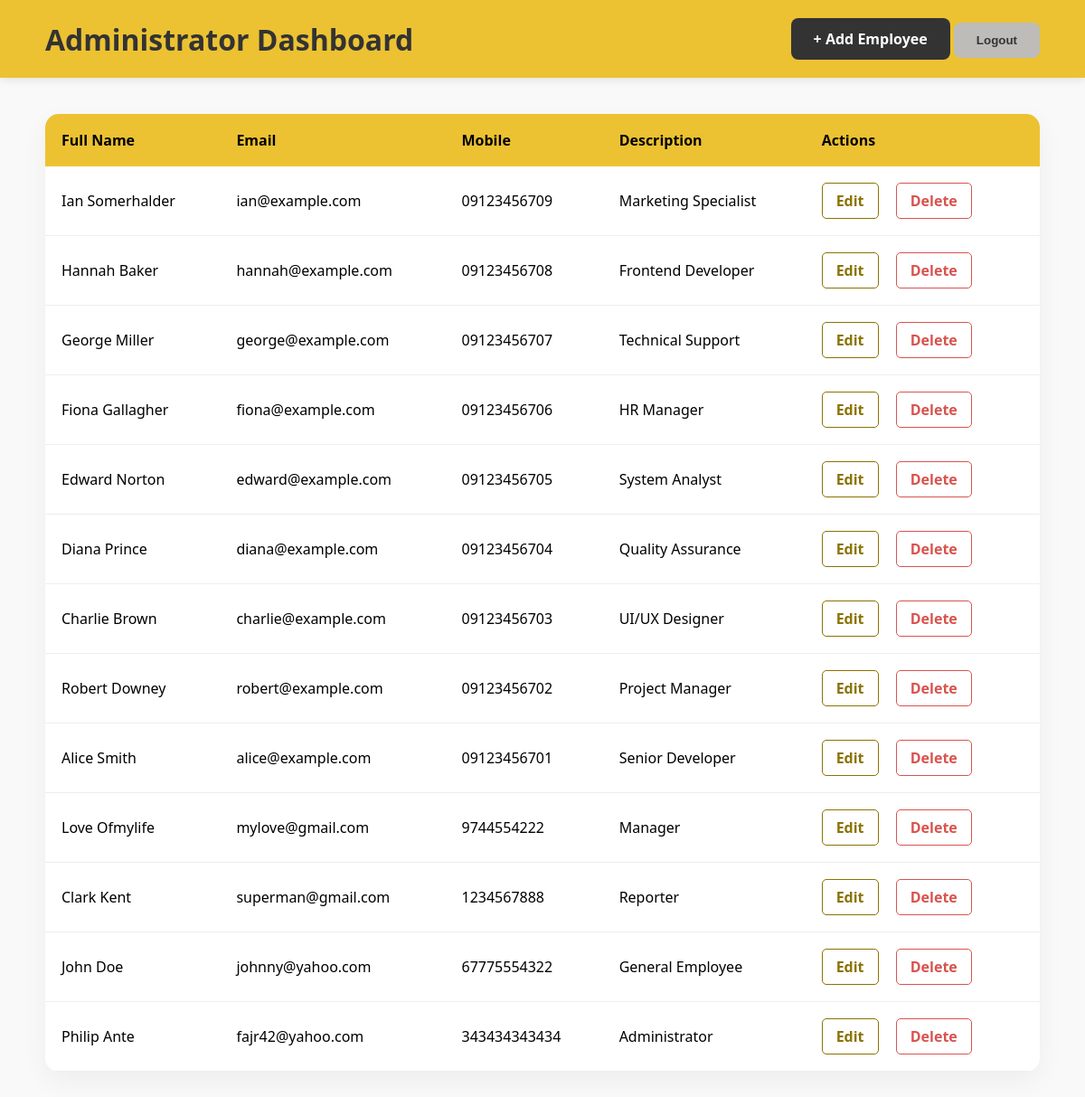
Page /viewusers.php on the committed database.
### tables this page shows
CREATE TABLE `users` (
  `id` int(11) NOT NULL AUTO_INCREMENT,
  `is_admin` int(1) NOT NULL DEFAULT 0,
  `first_name` varchar(100) DEFAULT NULL,
  `last_name` varchar(150) NOT NULL,
  `username` varchar(150) NOT NULL,
  `email` varchar(100) DEFAULT NULL,
  `password` varchar(150) NOT NULL,
  `mobile` varchar(15) DEFAULT NULL,
  `emp_desc` text DEFAULT NULL,
  `created_at` timestamp NOT NULL DEFAULT CURRENT_TIMESTAMP,
  PRIMARY KEY (`id`)
);

### viewusers.php (the view, shortened to what this page needs)
<?php
include_once("config.php");
$result = mysqli_query($conn, "SELECT * FROM users ORDER BY id DESC");
?>
<!DOCTYPE html>
<html>
<head>
</head>
<body>
    <div class="header">
        <h1>Administrator Dashboard</h1>
        <div>
            <a href="add.php" class="btn btn-add">+ Add Employee</a>
            <button onclick="showLogoutModal()" class="btn btn-logout">Logout</button>
        </div>
    </div>
    <div class="container">
        <table>
            <tr>
                <th>Full Name</th>
                <th>Email</th>
                <th>Mobile</th>
                <th>Description</th>
                <th>Actions</th>
            </tr>
            <?php while($user = mysqli_fetch_array($result)) { ?>
            <tr>
                <td><?php echo htmlspecialchars(($user['first_name'] ?? '') . ' ' . ($user['last_name'] ?? '')); ?></td>
                <td><?php echo htmlspecialchars($user['email'] ?? ''); ?></td>
                <td><?php echo htmlspecialchars($user['mobile'] ?? 'N/A'); ?></td>
                <td><?php echo htmlspecialchars($user['emp_desc'] ?? ''); ?></td>
                <td class="actions">
                    <a href="edit.php?id=<?php echo $user['id']; ?>" class="edit">Edit</a>
                    <a class="delete" onclick="showDeleteModal(<?php echo $user['id']; ?>)">Delete</a>
                </td>
            </tr>
            <?php } ?>
        </table>
    </div>
</body>
</html>

### viewusers.php (style rules this page uses)
* { margin:0; padding:0; box-sizing:border-box; }
body { font-family: 'Segoe UI', sans-serif; background: #f9f9f9; }
.header { background: #ECC232; padding: 20px 50px; display: flex; justify-content: space-between; align-items: center; color: #333; box-shadow: 0 2px 10px rgba(0,0,0,0.1); }
.container { padding: 40px 50px; }
.btn { padding: 12px 25px; border-radius: 8px; text-decoration: none; font-weight: bold; transition: 0.3s; display: inline-block; cursor: pointer; border: none; }
.btn-add { background: #333; color: white; }
.btn-logout { background: #BDBCB8; color: #333; }
table { width: 100%; border-collapse: collapse; background: white; border-radius: 15px; overflow: hidden; box-shadow: 0 10px 30px rgba(0,0,0,0.05); }
th { background: #ECC232; padding: 18px; text-align: left; }
td { padding: 18px; border-bottom: 1px solid #eee; }
.actions a { margin-right: 15px; text-decoration: none; font-weight: bold; padding: 8px 15px; border-radius: 5px; cursor: pointer; display: inline-block; }
.edit { color: #8a7300; border: 1px solid #8a7300; }
.delete { color: #d9534f; border: 1px solid #d9534f; }

### rows in the picture
users: first_name+last_name "Ian Somerhalder", email "ian@example.com", mobile "09123456709", emp_desc "Marketing Specialist"
users: first_name+last_name "Hannah Baker", email "hannah@example.com", mobile "09123456708", emp_desc "Frontend Developer"
users: first_name+last_name "George Miller", email "george@example.com", mobile "09123456707", emp_desc "Technical Support"
users: first_name+last_name "Fiona Gallagher", email "fiona@example.com", mobile "09123456706", emp_desc "HR Manager"
users: first_name+last_name "Edward Norton", email "edward@example.com", mobile "09123456705", emp_desc "System Analyst"
users: first_name+last_name "Diana Prince", email "diana@example.com", mobile "09123456704", emp_desc "Quality Assurance"
users: first_name+last_name "Charlie Brown", email "charlie@example.com", mobile "09123456703", emp_desc "UI/UX Designer"
users: first_name+last_name "Robert Downey", email "robert@example.com", mobile "09123456702", emp_desc "Project Manager"
users: first_name+last_name "Alice Smith", email "alice@example.com", mobile "09123456701", emp_desc "Senior Developer"
users: first_name+last_name "Love Ofmylife", email "mylove@gmail.com", mobile "9744554222", emp_desc "Manager"
users: first_name+last_name "Clark Kent", email "superman@gmail.com", mobile "1234567888", emp_desc "Reporter"
users: first_name+last_name "John Doe", email "johnny@yahoo.com", mobile "67775554322", emp_desc "General Employee"
users: first_name+last_name "Philip Ante", email "fajr42@yahoo.com", mobile "343434343434", emp_desc "Administrator"
